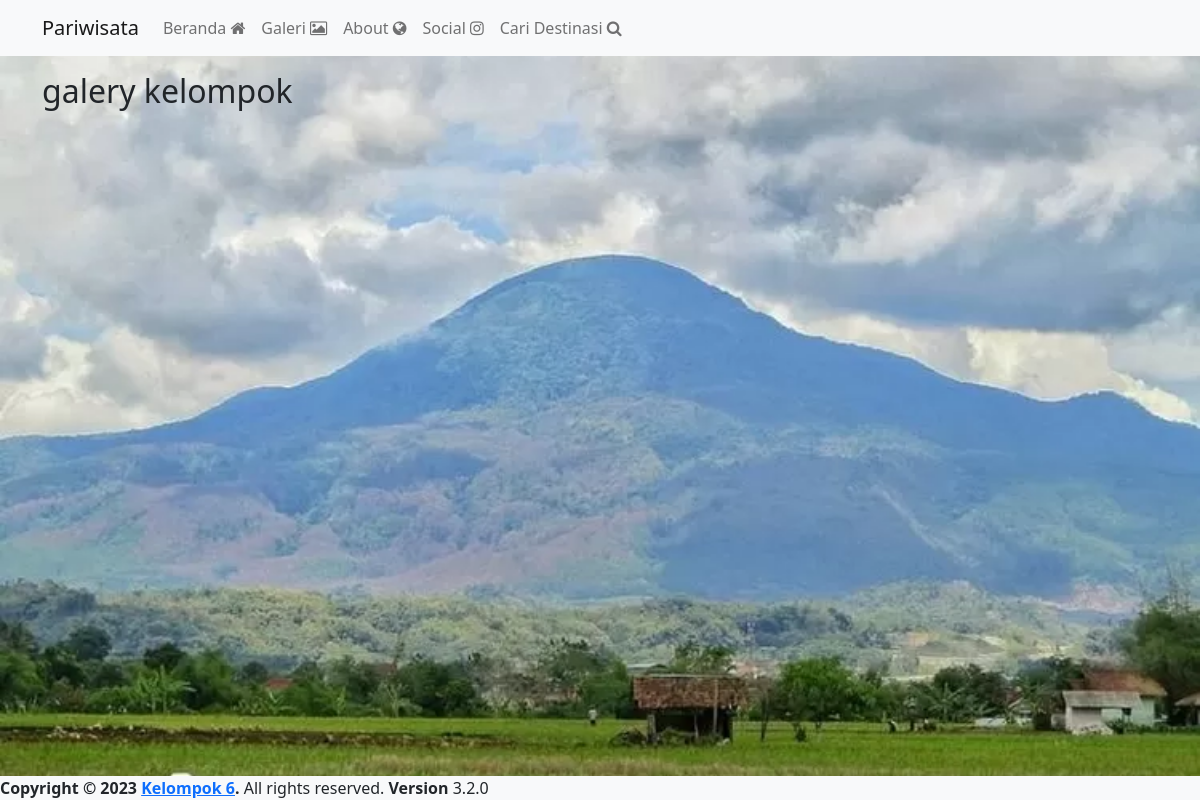
/galery.php, run on an earlier commit of the app's database.
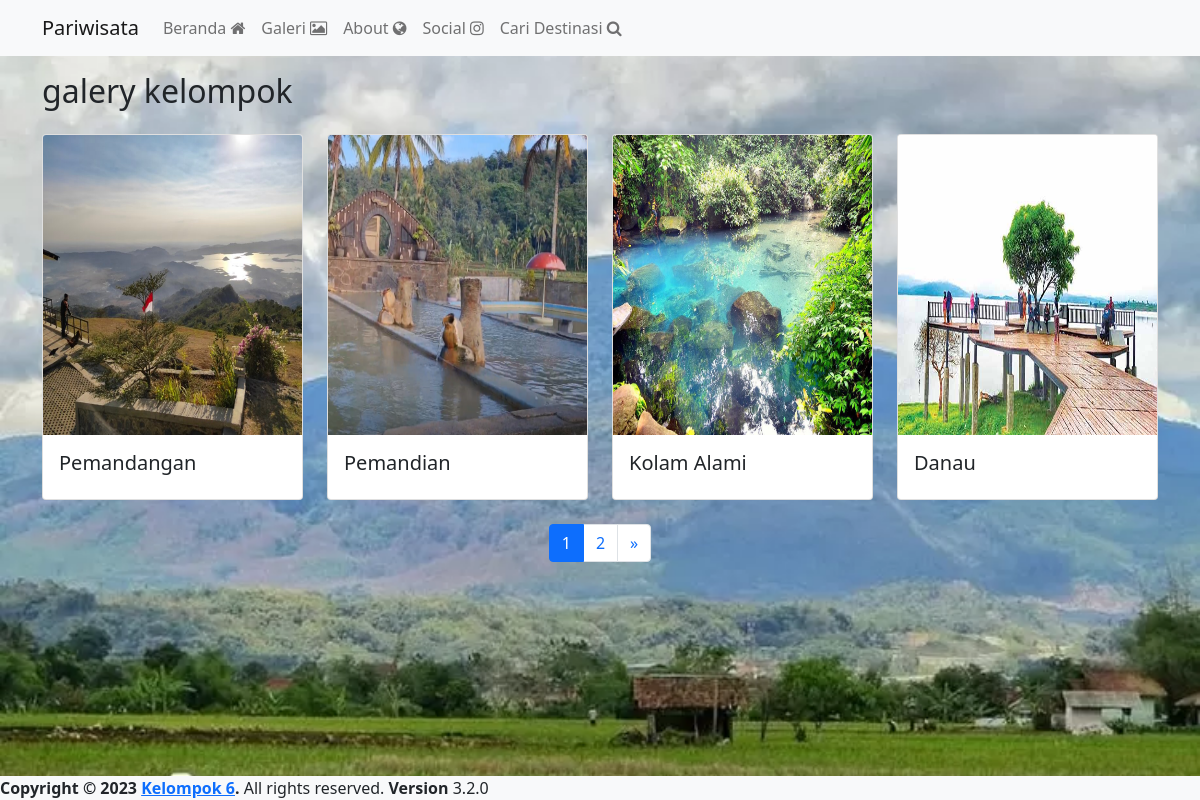
And on a later commit of the database.
### tables this page shows
CREATE TABLE `galery` (
  `id` int(10) NOT NULL,
  `nama_gambar` varchar(100) NOT NULL,
  `gambar` text NOT NULL
);

### galery.php (the view, shortened to what this page needs)
<?php
include 'koneksi.php';
$query = "SELECT * FROM galery";
$result = mysqli_query($koneksi, $query);
$galeryPerHalaman = 4;
$totalgalery = mysqli_num_rows($result);
$totalHalaman = ceil($totalgalery / $galeryPerHalaman);
$halamanAktif = isset($_GET['page']) ? $_GET['page'] : 1;
$batasAwal = ($halamanAktif - 1) * $galeryPerHalaman;
$query = "SELECT * FROM galery LIMIT $batasAwal, $galeryPerHalaman";
$result = mysqli_query($koneksi, $query);
?>
<!DOCTYPE html>
<html lang="en">
<head>
  <link rel="stylesheet" href="https://cdn.jsdelivr.net/npm/bootstrap@5.0.1/dist/css/bootstrap.min.css">
  <link rel="stylesheet" href="./css/style.css">
  <link rel="stylesheet" href="assets_front/css/orman.css" type="text/css" media="screen" />
  <link rel="stylesheet" href="assets_front/css/nivo-slider.css" type="text/css" media="screen" />
  <link rel="stylesheet" href="assets_front/css/slimbox2.css" type="text/css" media="screen" />
  <link rel="stylesheet" href="https://cdnjs.cloudflare.com/ajax/libs/font-awesome/4.7.0/css/font-awesome.min.css">
</head>
<nav class="navbar navbar-expand-lg navbar-light bg-light">
  <?php
  include "./admin/header/header.php";
  ?>
</nav>
<body>
  <br>
  <section class="destination-section py-5">
    <div class="container">
      <h2 class="mb-4">galery kelompok</h2>
      <div class="row">
        <?php
        mysqli_data_seek($result, 0);
        while ($row = mysqli_fetch_assoc($result)) {
          $galeryNama = $row['nama_gambar'];
          $galerygambar = $row['gambar'];
        ?>
          <div class="col-md-3">
            <div class="card mb-4">
              <img width="100" height="300" src="./admin/galery/gambar/<?php echo $galerygambar; ?>" class="card-img-top" alt="<?php echo $galeryNama; ?>" alt="<?php echo $NIM; ?>">
              <div class="card-body">
                <h5 class="card-title"><?php echo $galeryNama; ?></h5>
              </div>
            </div>
          </div>
        <?php
        }
        ?>
      </div>
      <nav>
        <ul class="pagination justify-content-center">
          <?php for ($i = 1; $i <= $totalHalaman; $i++) : ?>
            <?php if ($i == $halamanAktif) : ?>
              <li class="page-item active"><a class="page-link" href="?page=<?php echo $i; ?>"><?php echo $i; ?></a></li>
            <?php else : ?>
              <li class="page-item"><a class="page-link" href="?page=<?php echo $i; ?>"><?php echo $i; ?></a></li>
            <?php endif; ?>
          <?php endfor; ?>
          <?php if ($halamanAktif < $totalHalaman) : ?>
            <li class="page-item">
              <a class="page-link" href="?page=<?php echo ($halamanAktif + 1); ?>" aria-label="Next">
                <span aria-hidden="true">&raquo;</span>
              </a>
            </li>
          <?php endif; ?>
        </ul>
      </nav>
    </div>
  </section>
  <?php include './admin/footer.php'; ?>
</body>
</html>

### admin/header/header.php (shortened to what this page needs)
<nav class="navbar navbar-expand-lg navbar-light bg-light fixed-top">
  <div class="container">
    <a class="navbar-brand" href="/pariwisata/index.php">Pariwisata</a>
    <div class="collapse navbar-collapse" id="navbarNav">
      <ul class="navbar-nav ml-auto">
        <li class="nav-item">
          <a class="nav-link" href="/pariwisata/">Beranda <i class="fa fa-home"></i></a>
        </li>
        <li class="nav-item">
          <a class="nav-link" href="/pariwisata/galery.php"> Galeri <i class="fa fa-photo"></i> </a>
        </li>
        <li class="nav-item">
          <a class="nav-link" href="/pariwisata/about.php">About <i class="fa fa-globe"></i> </a>
        </li>
        <li class="nav-item">
          <a class="nav-link" href="/pariwisata/social.php">Social <i class="fa fa-instagram"></i> </a>
        </li>
        <li class="nav-item">
          <a class="nav-link" href="/pariwisata/destinasi.php">Cari Destinasi <i class="fa fa-search"></i> </a>
        </li>
      </ul>
    </div>
  </div>
</nav>

### admin/footer.php
<footer class="main-footer bg-light fixed-bottom ">
  <strong>Copyright &copy; 2023 <a href="kelompok6">Kelompok 6</a>.</strong>
  All rights reserved.
  <div class="float-right d-none d-sm-inline-block">
    <b>Version</b> 3.2.0
  </div>
</footer>

### css/style.css (style rules this page uses)
body { background-image: url('background.jpg'); background-repeat: no-repeat; background-size: cover; object-fit: cover; }
.navbar { position: fixed; top: 0; left: 0; width: 100%; z-index: 100; }

What changed in the data, as far as the page shows it:
added galery: gambar (picture), nama_gambar "Pemandangan"
added galery: gambar (picture), nama_gambar "Pemandian"
added galery: gambar (picture), nama_gambar "Kolam Alami"
added galery: gambar (picture), nama_gambar "Danau"
Also different on the page:
new list line: "1"
new list line: "2"
